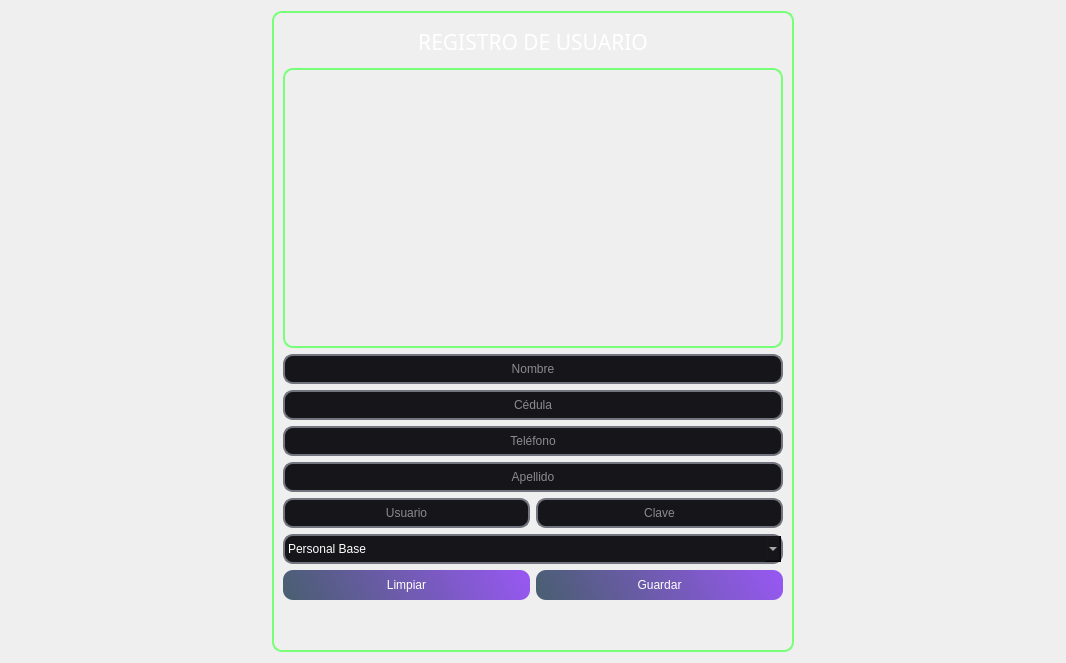
            <widget class="QWidget" name="page_anadir">
             <property name="styleSheet">
              <string notr="true">QFrame{
background-color: #0000000ff;
}</string>
             </property>
             <layout class="QHBoxLayout" name="horizontalLayout_4">
              <item>
               <spacer name="horizontalSpacer_3">
                <property name="orientation">
                 <enum>Qt::Horizontal</enum>
                </property>
                <property name="sizeHint" stdset="0">
                 <size>
                  <width>261</width>
                  <height>20</height>
                 </size>
                </property>
               </spacer>
              </item>
              <item>
               <widget class="QFrame" name="frame_registrodeusuarios">
                <property name="minimumSize">
                 <size>
                  <width>1</width>
                  <height>1</height>
                 </size>
                </property>
                <property name="maximumSize">
                 <size>
                  <width>16777215</width>
                  <height>16777215</height>
                 </size>
                </property>
                <property name="styleSheet">
                 <string notr="true">QLineEdit{
background-color: rgb(22, 22, 26);
border-radius: 10px;
font: 12pt &quot;SansSerif&quot;;
color: rgb(255, 255, 254);
border: 2px solid rgb(114, 117, 126);}

QLineEdit:hover{
background-color: rgb(22, 22, 26);
border-radius: 10px;
font: 12pt &quot;Sans Serif&quot;;
border: 2px solid rgb(44, 182, 125); }

QLineEdit:focus {
background-color: rgb(1, 1, 1);
border-radius:10px;
font: 12pt &quot;Sans Serif&quot;;
border: 2px solid rgb(127, 90, 240);
}

QPushButton{
background-color: qlineargradient(spread:reflect, x1:0, y1:0.562273, x2:1, y2:0.5, stop:0 rgba(11, 38, 67, 184), stop: 1 rgba(150, 88, 240, 255));
border-radius: 10px;
font: 12pt &quot;Sans Serif&quot;;
color: rgb(255, 255, 254); }

QPushButton:hover{
background-color: qlineargradient(spread:reflect, x1:0, y1:0.562273, x2:0.949, y2:0.545455, stop: 0 rgba(11, 38, 67, 184), stop:1 rgba(88, 240, 171, 255));
border-radius:10px;
font: 12pt &quot;Sans Serif&quot;;
color: rgb(255, 255, 254);
}

QComboBox{
background-color: rgb(22, 22, 26);
border-radius: 10px;
font: 12pt &quot;SansSerif&quot;;
color: rgb(255, 255, 254);
border: 2px solid rgb(114, 117, 126);}

QComboBox:hover{
background-color: rgb(22, 22, 26);
border-radius: 10px;
font: 12pt &quot;Sans Serif&quot;;
border: 2px solid rgb(44, 182, 125); }

QFrame{
border-radius: 10px;
border: 2px solid rgb(119, 255, 119)
}


</string>
                </property>
                <property name="frameShape">
                 <enum>QFrame::StyledPanel</enum>
                </property>
                <property name="frameShadow">
                 <enum>QFrame::Raised</enum>
                </property>
                <layout class="QGridLayout" name="gridLayout">
                 <property name="bottomMargin">
                  <number>50</number>
                 </property>
                 <item row="2" column="0" colspan="2">
                  <widget class="QLineEdit" name="lineEdit_nombre_registrodeusuario">
                   <property name="minimumSize">
                    <size>
                     <width>0</width>
                     <height>30</height>
                    </size>
                   </property>
                   <property name="alignment">
                    <set>Qt::AlignCenter</set>
                   </property>
                   <property name="placeholderText">
                    <string>Nombre</string>
                   </property>
                  </widget>
                 </item>
                 <item row="6" column="1">
                  <widget class="QLineEdit" name="lineEdit_clave_registrodeusuario">
                   <property name="minimumSize">
                    <size>
                     <width>0</width>
                     <height>30</height>
                    </size>
                   </property>
                   <property name="alignment">
                    <set>Qt::AlignCenter</set>
                   </property>
                   <property name="placeholderText">
                    <string>Clave</string>
                   </property>
                  </widget>
                 </item>
                 <item row="1" column="0" colspan="2">
                  <widget class="QLabel" name="label_imagendeusuarios_1">
                   <property name="minimumSize">
                    <size>
                     <width>77</width>
                     <height>280</height>
                    </size>
                   </property>
                   <property name="styleSheet">
                    <string notr="true">border-image: url(:/Usuario/6326055.png);</string>
                   </property>
                   <property name="text">
                    <string/>
                   </property>
                  </widget>
                 </item>
                 <item row="8" column="0" colspan="2">
                  <layout class="QHBoxLayout" name="horizontalLayout_3">
                   <item>
                    <widget class="QPushButton" name="pushButton_limpiar_registrodeusuario">
                     <property name="minimumSize">
                      <size>
                       <width>130</width>
                       <height>30</height>
                      </size>
                     </property>
                     <property name="styleSheet">
                      <string notr="true">QPushButton:hover{
background-color: qlineargradient(spread:pad, x1:0, y1:0, x2:1, y2:0, stop:0 rgba(0, 0, 0, 255), stop:0.727273 rgba(142, 19, 16, 255));
border-radius:10px;
font: 12pt &quot;Sans Serif&quot;;
color: rgb(255, 255, 254);
}</string>
                     </property>
                     <property name="text">
                      <string>Limpiar</string>
                     </property>
                    </widget>
                   </item>
                   <item>
                    <widget class="QPushButton" name="pushButton_guardar_registrodeusuario">
                     <property name="minimumSize">
                      <size>
                       <width>130</width>
                       <height>30</height>
                      </size>
                     </property>
                     <property name="text">
                      <string>Guardar</string>
                     </property>
                    </widget>
                   </item>
                  </layout>
                 </item>
                 <item row="5" column="0" colspan="2">
                  <widget class="QLineEdit" name="lineEdit_apellido_registrodeusuario">
                   <property name="minimumSize">
                    <size>
                     <width>0</width>
                     <height>30</height>
                    </size>
                   </property>
                   <property name="alignment">
                    <set>Qt::AlignCenter</set>
                   </property>
                   <property name="placeholderText">
                    <string>Apellido</string>
                   </property>
                  </widget>
                 </item>
                 <item row="7" column="0" colspan="2">
                  <widget class="QComboBox" name="comboBox_permiso">
                   <property name="minimumSize">
                    <size>
                     <width>0</width>
                     <height>30</height>
                    </size>
                   </property>
                   <property name="maxCount">
                    <number>2</number>
                   </property>
                   <item>
                    <property name="text">
                     <string>Personal Base</string>
                    </property>
                   </item>
                   <item>
                    <property name="text">
                     <string>Supervisor</string>
                    </property>
                   </item>
                  </widget>
                 </item>
                 <item row="4" column="0" colspan="2">
                  <widget class="QLineEdit" name="lineEdit_telefono_registrodeusuario">
                   <property name="minimumSize">
                    <size>
                     <width>0</width>
                     <height>30</height>
                    </size>
                   </property>
                   <property name="alignment">
                    <set>Qt::AlignCenter</set>
                   </property>
                   <property name="placeholderText">
                    <string>Teléfono</string>
                   </property>
                  </widget>
                 </item>
                 <item row="6" column="0">
                  <widget class="QLineEdit" name="lineEdit_usuario_registrodeusuario">
                   <property name="minimumSize">
                    <size>
                     <width>0</width>
                     <height>30</height>
                    </size>
                   </property>
                   <property name="alignment">
                    <set>Qt::AlignCenter</set>
                   </property>
                   <property name="placeholderText">
                    <string>Usuario</string>
                   </property>
                  </widget>
                 </item>
                 <item row="3" column="0" colspan="2">
                  <widget class="QLineEdit" name="lineEdit_cedula_registrodeusuario">
                   <property name="minimumSize">
                    <size>
                     <width>30</width>
                     <height>30</height>
                    </size>
                   </property>
                   <property name="text">
                    <string/>
                   </property>
                   <property name="alignment">
                    <set>Qt::AlignCenter</set>
                   </property>
                   <property name="placeholderText">
                    <string>Cédula</string>
                   </property>
                  </widget>
                 </item>
                 <item row="0" column="0" colspan="2">
                  <widget class="QLabel" name="label_registrodeusuario">
                   <property name="minimumSize">
                    <size>
                     <width>500</width>
                     <height>40</height>
                    </size>
                   </property>
                   <property name="maximumSize">
                    <size>
                     <width>16777215</width>
                     <height>50</height>
                    </size>
                   </property>
                   <property name="font">
                    <font>
                     <family>Impact</family>
                     <pointsize>16</pointsize>
                    </font>
                   </property>
                   <property name="styleSheet">
                    <string notr="true">color: rgb(255, 255, 255);

border-radius: 0px;

border:0px;</string>
                   </property>
                   <property name="text">
                    <string>REGISTRO DE USUARIO</string>
                   </property>
                   <property name="alignment">
                    <set>Qt::AlignCenter</set>
                   </property>
                  </widget>
                 </item>
                </layout>
               </widget>
              </item>
              <item>
               <spacer name="horizontalSpacer_4">
                <property name="orientation">
                 <enum>Qt::Horizontal</enum>
                </property>
                <property name="sizeHint" stdset="0">
                 <size>
                  <width>261</width>
                  <height>20</height>
                 </size>
                </property>
               </spacer>
              </item>
             </layout>
            </widget>
